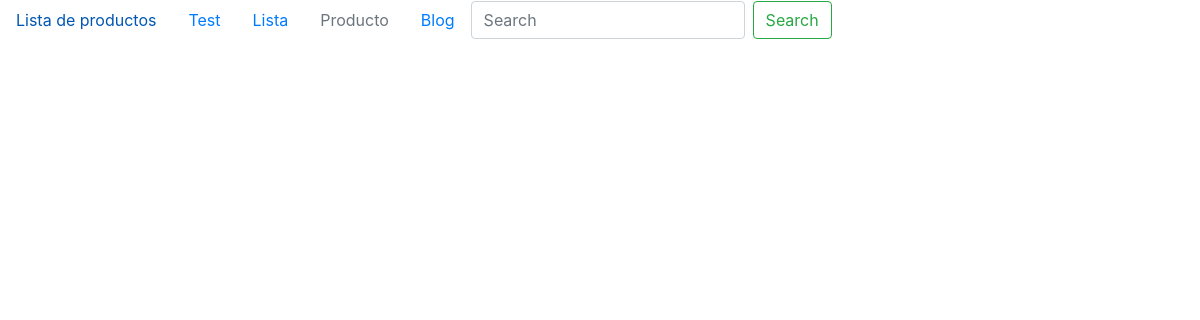
/blog/list-articles/, run on an earlier commit of the app's database.
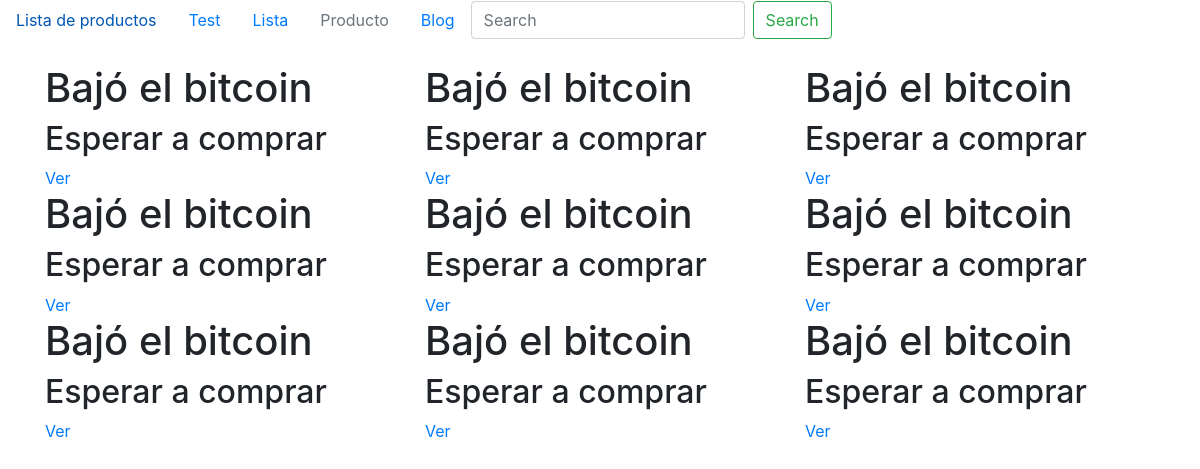
And on a later commit of the database.
### blog/models.py (models this page shows, shortened)
class Articles(models.Model):
    title = models.CharField(max_length=40)
    description = models.CharField(max_length=1000)
    creation_date = models.DateField(auto_now_add=True)
    author = models.CharField(max_length=40)
    class Meta:
        verbose_name = 'Article'
        verbose_name_plural = 'Articles'

### blog/views.py (the view)
# urls.py: path('list-articles/', List_articles.as_view(), name="list_articles"), #Al usar una class agregamos el .as_view()
class List_articles(ListView):
    model = Articles
    template_name = 'list_articles.html'

### templates/list_articles.html (shortened to what this page needs)
{% extends 'base.html' %}
{% block contenido %}
    <div class="container">
        <div class="row">
            {% for obj in object_list %}
                <div class="col-xs-12 col-md-4">
                    <h1>{{obj.title}}</h1>
                    <h2>{{obj.description}}</h2>
                    <a href="/blog/detail-article/{{obj.id}}/">Ver</a>
                </div>
            {% endfor %}
        </div>
    </div>
{% endblock %}

What changed in the data, as far as the page shows it:
added Articles: title "Bajó el bitcoin", description "Esperar a comprar"
added Articles: title "Bajó el bitcoin", description "Esperar a comprar"
added Articles: title "Bajó el bitcoin", description "Esperar a comprar"
added Articles: title "Bajó el bitcoin", description "Esperar a comprar"
added Articles: title "Bajó el bitcoin", description "Esperar a comprar"
added Articles: title "Bajó el bitcoin", description "Esperar a comprar"
added Articles: title "Bajó el bitcoin", description "Esperar a comprar"
added Articles: title "Bajó el bitcoin", description "Esperar a comprar"
added Articles: title "Bajó el bitcoin", description "Esperar a comprar"
